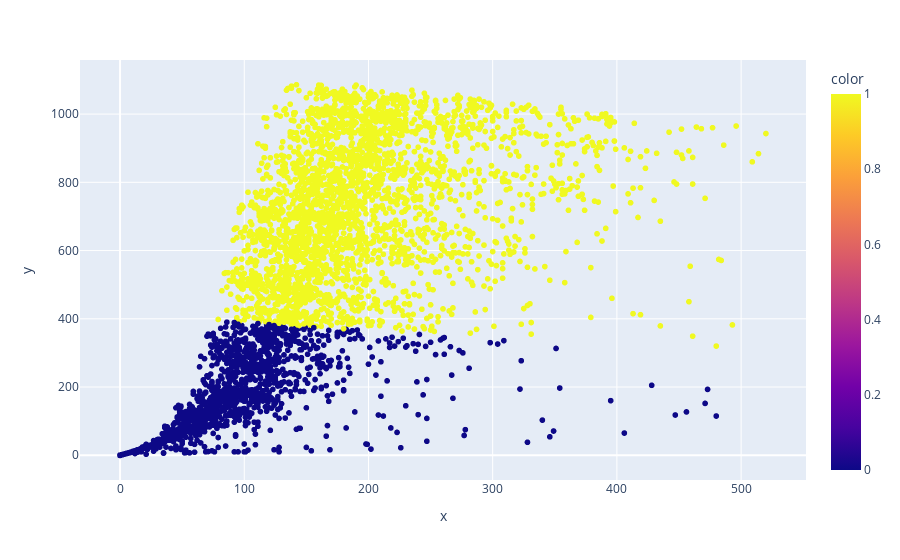

The notebook cell this image was saved under:
### Code cell
import plotly.express as px

fig = px.scatter(x=Clearsky_DHI,y=GHI, color=df['cluster'])

fig.show()

### Figure 1 — Plotly figure (JSON) as saved in the notebook; plotly's stock layout.template omitted (floating-point values rounded to 4 significant figures; data arrays with more than 128 entries replaced by an {"elided": "..."} marker saying what was removed)
{"data": [{"hovertemplate": "x=%{x}<br>y=%{y}<br>color=%{marker.color}<extra></extra>", "legendgroup": "", "marker": {"color": {"elided": "8760 int values"}, "coloraxis": "coloraxis", "symbol": "circle"}, "mode": "markers", "name": "", "showlegend": false, "type": "scattergl", "x": {"elided": "8760 int values"}, "xaxis": "x", "y": {"elided": "8760 int values"}, "yaxis": "y"}], "layout": {"coloraxis": {"colorbar": {"title": {"text": "color"}}, "colorscale": [[0, "#0d0887"], [0.1111, "#46039f"], [0.2222, "#7201a8"], [0.3333, "#9c179e"], [0.4444, "#bd3786"], [0.5556, "#d8576b"], [0.6667, "#ed7953"], [0.7778, "#fb9f3a"], [0.8889, "#fdca26"], [1, "#f0f921"]]}, "legend": {"tracegroupgap": 0}, "margin": {"t": 60}, "xaxis": {"anchor": "y", "domain": [0, 1], "title": {"text": "x"}}, "yaxis": {"anchor": "x", "domain": [0, 1], "title": {"text": "y"}}}}
